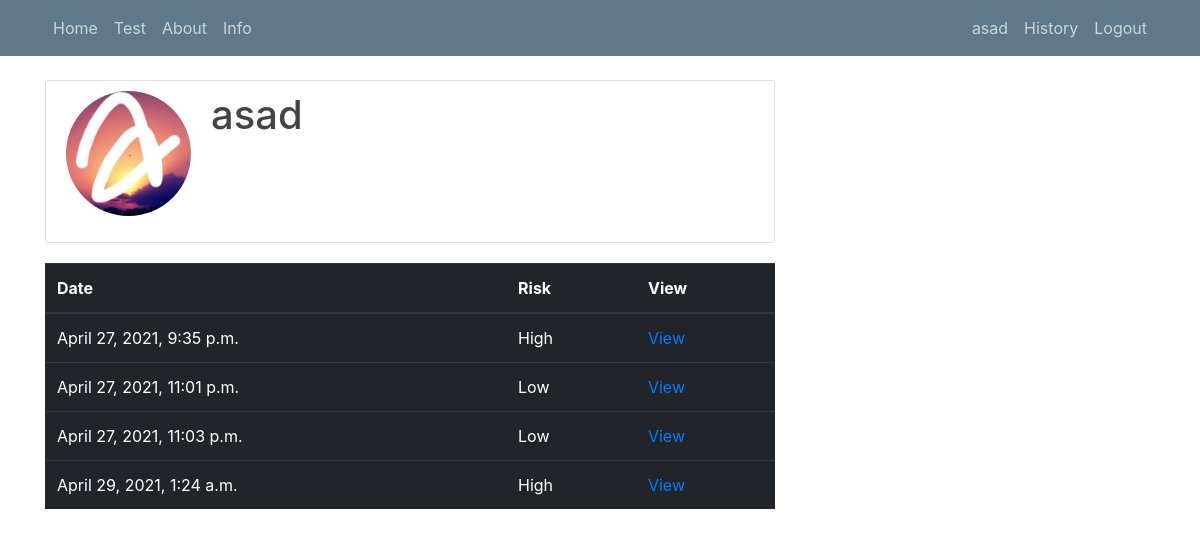
Page /history/ (signed in) on the committed database.
### users/models.py (models this page shows, shortened)
class Profile(models.Model):
    user = models.OneToOneField(User, on_delete=models.CASCADE)
    image = models.ImageField(default='default.jpg', upload_to='profile_pics')

### app/models.py (models this page shows, shortened)
class Test(models.Model):
    SEX_CHOICES = ((1, 'Male'), (0, 'Female'))
    THAL_CHOICES = ((0, 'Normal'), (1, 'Fixed Defect'), (2, 'Reversable Defect'))
    EXANG_CHOICES = ((0, 'No'), (1, 'Yes'))
    CP_CHOICES = ((0, 'None'), (1, 'Low'), (2, 'Medium'), (3, 'High'))
    CA_CHOICES = ((0, 0), (1, 1), (2, 2), (3, 3))
    RESTECG_CHOICES = ((0, 'Normal'), (1, 'Abnormal'))
    user = models.ForeignKey(User, on_delete=models.CASCADE)
    age = models.IntegerField(
        validators=[
            MaxValueValidator(150),
            MinValueValidator(0)
        ]
    )
    sex = models.IntegerField(default='Female', choices=SEX_CHOICES)
    cp = models.IntegerField(default='None', choices=CP_CHOICES)
    trestbps = models.IntegerField(
        validators=[
            MaxValueValidator(250),
            MinValueValidator(50)
        ]
    )
    chol = models.IntegerField(
        validators=[
            MaxValueValidator(600),
            MinValueValidator(100)
        ]
    )
    restecg = models.IntegerField(default='Normal', choices=RESTECG_CHOICES)
    thalach = models.IntegerField(
        validators=[
            MaxValueValidator(250),
            MinValueValidator(50)
        ]
    )
    exang = models.IntegerField(default='No', choices=EXANG_CHOICES)
    oldpeak = models.IntegerField(
        validators=[
            MaxValueValidator(10),
            MinValueValidator(0)
        ]
    )
    slope = models.IntegerField(
        validators=[
            MaxValueValidator(5),
            MinValueValidator(0)
        ]
    )
    ca = models.IntegerField(default='Normal', choices=CA_CHOICES)
    thal = models.IntegerField(default='Normal', choices=THAL_CHOICES)
    date = models.DateTimeField(blank=True)
    result = models.CharField(max_length=20, blank=True)

### app/views.py (the view)
# urls.py: path('history/', app_view.history, name='history'),
@login_required()
def history(request):
    hist = Test.objects.filter(user=request.user)
    if hist.exists():
        context = {'history': hist}
        return render(request, 'app/history.html', context)
    else:
        messages.warning(request, 'History is empty! Take a test now')
        return redirect('test')

### app/templates/app/history.html
{% extends "app/base.html" %}
{% load crispy_forms_tags %}
{% block content %}
    <div class="content-section">
        <div class="media">
            <img class="rounded-circle account-img" src="{{ user.profile.image.url }}">
            <div class="media-body">
                <h2 class="account-heading">{{ user.username }}</h2>
            </div>
        </div>
    </div>
    <table class="table table-dark">
    <thead>
      <tr>
          <th>Date</th>
          <th>Risk</th>
          <th>View</th>
      </tr>
    </thead>
    <tbody>
    {% for hist in history %}
      <tr>
        <td>{{hist.date}}</td>
          <td>{{hist.result}}</td>
          <td><a href="pdf/{{hist.id}}">View</a></td>
      </tr>
    {% endfor %}
    </tbody>
  </table>
{% endblock content %}

### app/templates/app/base.html (shortened to what this page needs)
{% load static %}
<!doctype html>
<head>
    <link rel="stylesheet" href="https://maxcdn.bootstrapcdn.com/bootstrap/4.0.0/css/bootstrap.min.css">
        <link rel="stylesheet" type="text/css" href="{% static 'main1.css' %}">
</head>
<body>
    <header class="site-header">
      <nav class="navbar navbar-expand-md navbar-dark bg-steel fixed-top">
        <div class="container">
          <div class="collapse navbar-collapse" id="navbarToggle">
            <div class="navbar-nav mr-auto">
              <a class="nav-item nav-link" href="{% url 'landing' %}">Home</a>
                <a class="nav-item nav-link" href="{% url 'test' %}">Test</a>
                <a class="nav-item nav-link" href="{% url 'about' %}">About</a>
                <a class="nav-item nav-link" href="{% url 'info' %}">Info</a>
            </div>
            <div class="navbar-nav">
                {% if user.is_authenticated %}
                <a class="nav-item nav-link" href="{% url 'profile' %}">{{ user.username }}</a>
                <a class="nav-item nav-link" href="{% url 'history' %}">History</a>
              <a class="nav-item nav-link" href="{% url 'logout' %}">Logout</a>
                {% else %}
              <a class="nav-item nav-link" href="{% url 'login' %}">Login</a>
              <a class="nav-item nav-link" href="{% url 'register' %}">Signup</a>
                {% endif %}
            </div>
          </div>
        </div>
      </nav>
    </header>
    <main role="main" class="container">
      <div class="row">
        <div class="col-md-8">
          {% block content %}{% endblock %}
        </div>
      </div>
    </main>
</body>
</html>

### static/main1.css (style rules this page uses)
body { background: #ffffff; color: #333333; margin-top: 5rem; }
h2, h3, h4, h5, h6 { color: #444444; }
.bg-steel { background-color: #5f788a; }
.site-header .navbar-nav .nav-link { color: #cbd5db; }
.content-section { background: #ffffff; padding: 10px 20px; border: 1px solid #dddddd; border-radius: 3px; margin-bottom: 20px; }
.account-img { height: 125px; width: 125px; margin-right: 20px; margin-bottom: 16px; }
.account-heading { font-size: 2.5rem; }

### rows in the picture
Test: date "April 27, 2021, 9:35 p.m.", result "High"
Test: date "April 27, 2021, 11:01 p.m.", result "Low"
Test: date "April 27, 2021, 11:03 p.m.", result "Low"
Test: date "April 29, 2021, 1:24 a.m.", result "High"

### other values in the picture
{{ user.username }} "asad"
